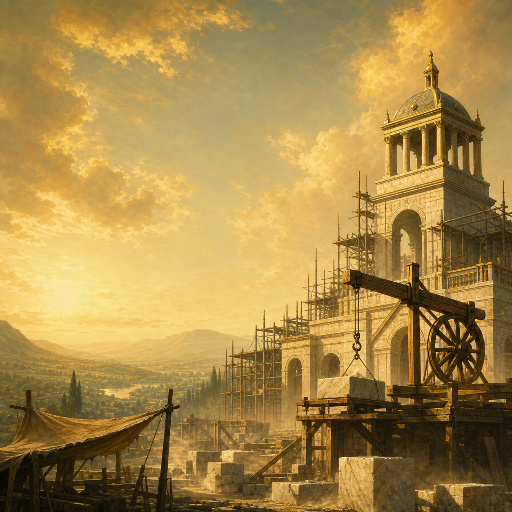
#> input picture src_engineering_department/thumbnail.png, 512 x 512 px, found by its file name
$ python gen_compat_thumbnails.py
#> lines starting #> are read from the running program, lines starting #| are printed output that depends on the picture; after the words box and inside, x2 and y2 are one past the last pixel; in counts of white or black regions, pixels touching at a corner belong together
import sys
from pathlib import Path

if hasattr(sys.stdout, "reconfigure"):
    sys.stdout.reconfigure(encoding="utf-8", errors="replace")

from PIL import Image

REPO_ROOT = Path(__file__).resolve().parents[2]
ED_THUMBNAIL = REPO_ROOT / "src_engineering_department" / ".metadata" / "thumbnail.png"
OUTPUT_SIZE = (640, 640)
# Steam Workshop rejects preview images over 1 MiB; keep real margin below that.
MAX_BYTES = 900_000

# (external mod thumbnail, output submod thumbnail)
TARGETS = [
    (
        REPO_ROOT / ".eu5-base" / "reference_mods_variants" / "eu5-towards-victory" / "3735059838" / ".metadata" / "thumbnail.png",
        REPO_ROOT / "submods" / "tv_meiou_and_taxes_compat" / ".metadata" / "thumbnail.png",
    ),
    (
        REPO_ROOT / ".eu5-base" / "reference_mods_variants" / "eu5-towards-victory" / "3698931463" / ".metadata" / "thumbnail.png",
        REPO_ROOT / "submods" / "tv_standard_of_living_compat" / ".metadata" / "thumbnail.png",
    ),
    (
        REPO_ROOT / ".eu5-base" / "reference_mods_variants" / "eu5-towards-victory" / "3613232232" / ".metadata" / "thumbnail.png",
        REPO_ROOT / "submods" / "tv_prosper_or_perish_compat" / ".metadata" / "thumbnail.png",
    ),
]


def load_square(path: Path) -> Image.Image:
    return Image.open(path).convert("RGB").resize(OUTPUT_SIZE, Image.LANCZOS)


def diagonal_mask() -> Image.Image:
    # 255 (Great Project side) above/right of the top-left -> bottom-right diagonal,
    # 0 (external mod side) below/left of it.
    width, height = OUTPUT_SIZE
    mask = Image.new("L", OUTPUT_SIZE, 0)
#> mask: PIL image 640x640 L; every value is 0
    pixels = mask.load()
    for y in range(height):
        for x in range(width):
            if x * height > y * width:
                pixels[x, y] = 255
    return mask


def generate(external_thumbnail: Path, out_path: Path, mask: Image.Image) -> None:
    ed_img = load_square(ED_THUMBNAIL)
    ext_img = load_square(external_thumbnail)
    composited = Image.composite(ed_img, ext_img, mask)
    out_path.parent.mkdir(parents=True, exist_ok=True)
    composited.save(out_path, format="PNG", optimize=True, compress_level=9)
    size = out_path.stat().st_size
    if size > MAX_BYTES:
        raise RuntimeError(
            f"{out_path.relative_to(REPO_ROOT)} is {size} bytes, over the {MAX_BYTES}-byte "
            "budget -- shrink OUTPUT_SIZE before shipping (Steam Workshop rejects >1 MiB previews)."
        )
    print(f"Wrote {out_path.relative_to(REPO_ROOT)} ({size} bytes)")


def main() -> None:
    mask = diagonal_mask()
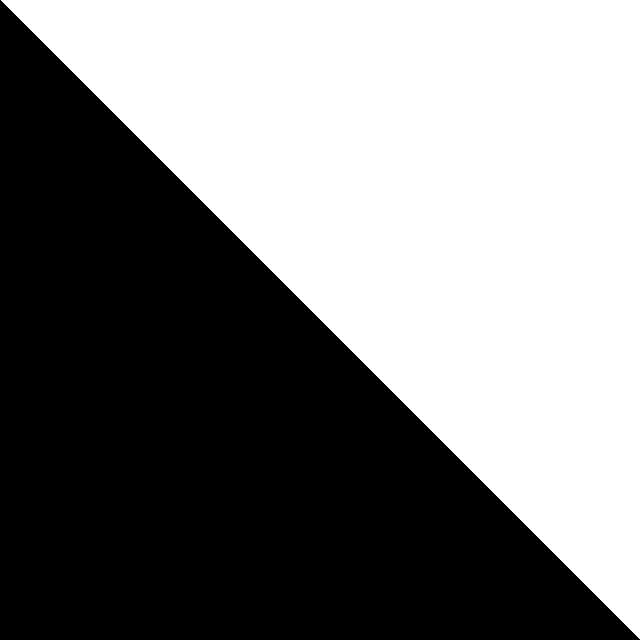
#> mask: PIL image 640x640 L; 49.9% white; 1 white region, box (x1, y1, x2, y2) and area: (1, 0, 640, 639) 204480
    for external_thumbnail, out_path in TARGETS:
        generate(external_thumbnail, out_path, mask)


if __name__ == "__main__":
    main()
